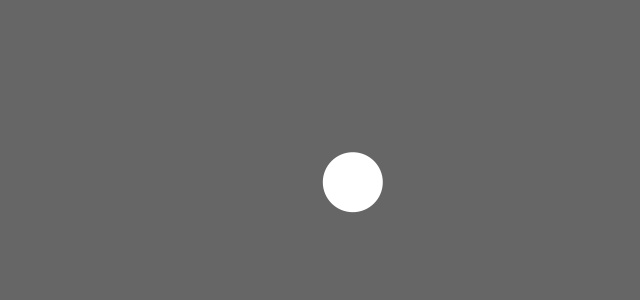
Frame 1 (no input)
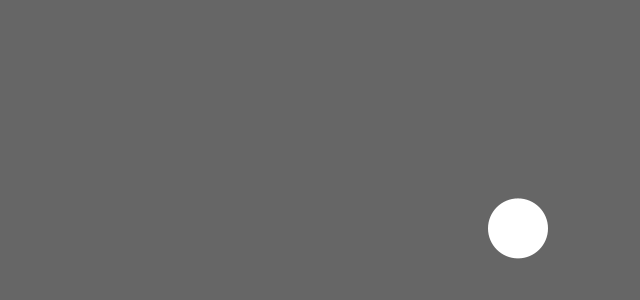
Frame 60 (the mouse pressed at the canvas centre just before this capture)
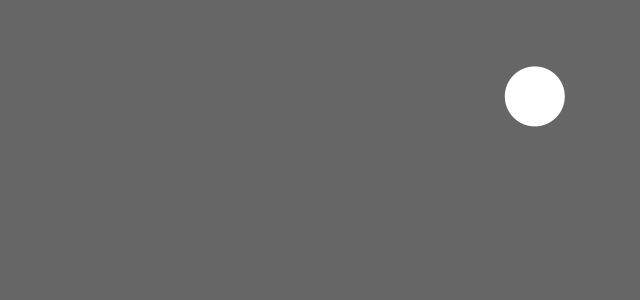
Frame 120 (the mouse held since frame 60 and released just before this capture)

The Processing sketch that drew these frames (run headless with seeded random() and noise(); from frame 60 on, the mouse is pressed at the canvas centre):

// Processing sketch: processing_51988
// ── processing_51988.pde

int size = 60;       // Width of the shape
float xpos, ypos;    // Starting position of shape    

float xspeed = 2.8;  // Speed of the shape
float yspeed = 2.2;  // Speed of the shape

int xdirection = 1;  // Left or Right
int ydirection = 1;  // Top to Bottom

int shapeType = 0;

boolean cycleColor = false;

int counter = 0;

color col = #FFFFFF;


void setup() 
{
  size(640, 300);
  noStroke();
  frameRate(30);
  smooth();
  // Set the starting position of the shape
  xpos = width/2;
  ypos = height/2;
}

void draw() 
{
  background(102);
  
  // Update the position of the shape
  xpos = xpos + ( xspeed * xdirection );
  ypos = ypos + ( yspeed * ydirection );
  
  // Test to see if the shape exceeds the boundaries of the screen
  // If it does, reverse its direction by multiplying by -1
  if (xpos > width-size || xpos < 0) {
    xdirection *= -1;
  }
  if (ypos > height-size || ypos < 0) {
    ydirection *= -1;
  }

  // Draw the shape
  if(key == 'g') col = #00FF00;
  else if(key == 'r') col = #FF0000;
  else if(key == 'b') col = #0000FF;
  else if(key == 'w') col = #FFFFFF;
  if(key == '+') size += 5;
  else if(key == '-') size -= 5;
  if(keyCode == BACKSPACE) {
	  xpos = width/2;
	  ypos = height/2;
          cycleColor = false;
          col = #FFFFFF;
  }
  if(keyCode == UP) yspeed += .2;
  else if(keyCode == DOWN) yspeed -= .2;
  else if(keyCode == LEFT) xspeed -= .2;
  else if(keyCode == RIGHT) xspeed += .2;
  
  if(key == 'c' && cycleColor == false){
	  cycleColor = true;
	  key = 0;
  }
  if(cycleColor == true && counter > 15){
	  if(col == #FFFFFF) col = #FF0000;
	  else if(col == #FF0000) col = #00FF00;
	  else if(col == #00FF00) col = #0000FF;
	  else if(col == #0000FF) col = #FFFFFF;
	  counter = 0;
  }
  if(key == 'y' && shapeType == 0){
    shapeType = 1;
    key = 0;
  }
  else if(key == 'y' && shapeType == 1){
    shapeType = 0;
    key = 0;
  }

  counter++;
  key = 0; keyCode = 0;
  fill(col);
  if(shapeType == 0){
    ellipse(xpos+size/2, ypos+size/2, size, size);}
  else if(shapeType == 1){
     rect(xpos+size/2, ypos+size/2, size, size);}
}
